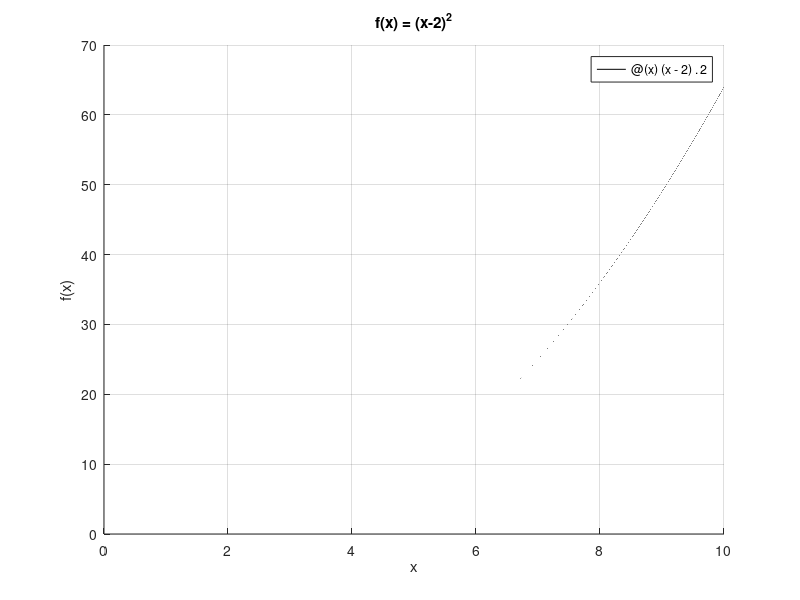

MATLAB code to generate this figure: (Note: this script raises an error after producing the figure.)
%% visualising the golden ratio search
clear all, clc, close all

golden_ratio = (1 + sqrt(5)) / 2;
x1 = 0;
x2 = 10;
tol = 1e-4;

%%%% first function
f = @(x) (x - 2).^2;
a = figure;
set(gcf, 'Position', [360 198 700 420]);
hold on;
grid on;
fplot(f, [0, 10], 'k-') % Plot function

xlabel('x');
ylabel('f(x)');
title(sprintf("f(x) = (x-2)^2",'Interpreter','latex','FontSize',12))

% Start the search
[xmin_1, fmin1, iter1] = golden_ratio_search(f, x1, x2, tol, golden_ratio, true);
title(sprintf('$f(x) = (x-2)^2$, $(x,f(x))_{\\mathrm{min}} = (%f, %f)$, number of iterations $= %d$', xmin_1, fmin1, iter1),'Interpreter','latex','FontSize',12)
fprintf('Minimum found at x = %f with f(x) = %f\n', xmin_1, fmin1);

%%%% second function
f2 = @(x) x.^2+3*exp(-2*x);
figure;
set(gcf, 'Position', [360 198 700 420]);
hold on;
grid on;
fplot(f2, [0, 10], 'k-'); % Plot function
xlabel('x');
ylabel('f(x)');
title(sprintf("f(x) = x^2+3e^{-2x}",'Interpreter','latex','FontSize',12))

% Start the search
[xmin_2, fmin2, iter2] = golden_ratio_search(f2, x1, x2, tol, golden_ratio, true);
title(sprintf('$f(x) = x^2+3e^{-2x}$, $(x,f(x))_{\\mathrm{min}} = (%f, %f)$, number of iterations $= %d$', xmin_2, fmin2, iter2),'Interpreter','latex','FontSize',12)
fprintf('Minimum found at x = %f with f(x) = %f\n', xmin_2, fmin2);


%% testing the effect of the ratio for fun

f = @(x) (x-2).^2;
solution = 2;

x1 = 0;
x2 = 10;
tol = 1e-4;
ratios = 1.35:0.0005:1.7;
golden_ratio = (1 + sqrt(5)) / 2;
[~, index] = min(abs(ratios - golden_ratio));
ratios(index) = golden_ratio;

iterations = zeros(size(ratios));
accuracies = zeros(size(ratios));

for i = 1:length(ratios)
    [xmin, ~, iterations(i)] = golden_ratio_search(f, x1, x2, tol, ratios(i), false);
    accuracies(i) = abs(xmin - solution);
end

[min_iters, idx_min_iters] = min(iterations);
[min_err, idx_min_err] = min(accuracies);

figure;
subplot(2,1,1);
plot(ratios, iterations, '.-');
hold on;
plot(ratios(idx_min_iters), min_iters, 'ko', 'MarkerFaceColor', 'k');
plot(ratios(idx_min_err), iterations(idx_min_err), 'ro', 'MarkerFaceColor', 'r');
xlabel('Ratio used in function');
ylabel('Number of Iterations');
title('Number of Iterations to find a solution for Different Ratios in Golden Ratio Search');
legend('Iterations', 'Min Iteration Point', 'Corresponding Point for Min Error');
grid on;

subplot(2,1,2);
plot(ratios, accuracies, '.-');
hold on;
plot(ratios(idx_min_err), min_err, 'ro', 'MarkerFaceColor', 'r');
plot(ratios(idx_min_iters), accuracies(idx_min_iters), 'ko', 'MarkerFaceColor', 'k');
xlabel('Ratio used in function');
ylabel('Accuracy (Absolute Error)');
title('Accuracy of Solutions for Different Ratios in Golden Ratio Search');
legend('Accuracy', 'Min Error Point', 'Corresponding Point for Min Iteration');
grid on;


%% Functions

function [xmin, fmin, iterations] = golden_ratio_search(f, x1, x2, tol, ratio, animate)
    d = (x2 - x1) / ratio;
    x3 = x2 - d;
    x4 = x1 + d;
    f1 = f(x1);
    f2 = f(x2);
    f3 = f(x3);
    f4 = f(x4);
    iterations = 0;
    
    if animate
    h1 = plot(x1, f1, 'ro', 'MarkerFaceColor', 'r');
    h2 = plot(x2, f2, 'bo', 'MarkerFaceColor', 'b');
    h3 = plot(x3, f3, 'go', 'MarkerFaceColor', 'g');
    h4 = plot(x4, f4, 'mo', 'MarkerFaceColor', 'm');
    end

    while abs(x2 - x1) > tol
        iterations = iterations + 1;
        if f3 < f4
            x2 = x4;
            f2 = f4;
            x4 = x3;
            f4 = f3;
            d = (x2 - x1) / ratio;
            x3 = x2 - d;
            f3 = f(x3);
        else
            x1 = x3;
            f1 = f3;
            x3 = x4;
            f3 = f4;
            d = (x2 - x1) / ratio;
            x4 = x1 + d;
            f4 = f(x4);
        end
        
        if animate
        drawnow;
        pause(0.2)
        delete([h1, h2, h3, h4]);
        h1 = plot(x1, f1, 'ro', 'MarkerFaceColor', 'r');
        h2 = plot(x2, f2, 'bo', 'MarkerFaceColor', 'b');
        h3 = plot(x3, f3, 'go', 'MarkerFaceColor', 'g');
        h4 = plot(x4, f4, 'mo', 'MarkerFaceColor', 'm');
        end
    end
    xmin = (x1 + x2) / 2;
    fmin = f(xmin);
end

